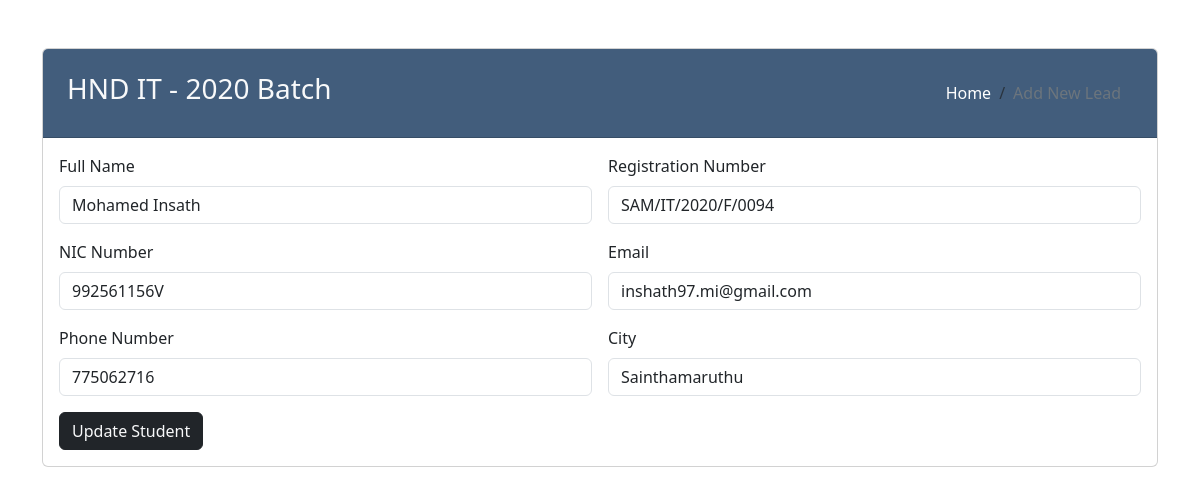
/backend/update_student.php?updateId=1, run on the app's committed database.
### tables this page shows
CREATE TABLE `student` (
  `Id` int(11) NOT NULL,
  `fullname` varchar(50) NOT NULL,
  `regnumber` varchar(100) NOT NULL,
  `nic` varchar(100) NOT NULL,
  `email` varchar(100) NOT NULL,
  `phonenumber` int(11) NOT NULL,
  `city` varchar(50) NOT NULL,
  `dateCreated` date NOT NULL
);

### backend/update_student.php (the view, shortened to what this page needs)
<?php
include("dbconnection.php");
?>
<!DOCTYPE html>
<html lang="en">
<head>
    <link href="https://cdn.jsdelivr.net/npm/bootstrap@5.3.0/dist/css/bootstrap.min.css" rel="stylesheet">
    <link href='https://unpkg.com/boxicons@2.1.4/css/boxicons.min.css' rel='stylesheet'>
    <link rel="stylesheet" href="https://cdn.jsdelivr.net/npm/sweetalert2@11.0.18/dist/sweetalert2.min.css">
</head>
<body>
    <div class="container mt-5">
        <div class="card">
            <div class="card-header">
                <div class="d-flex justify-content-between align-items-center">
                    <div class="p-2 h3 text-light">HND IT - 2020 Batch</div>
                    <div class="p-2">
                        <nav aria-label="breadcrumb" class="container-fluid mt-3 text-light">
                            <ol class="breadcrumb justify-content-end">
                                <li class="breadcrumb-item"><a href="../index.php">Home</a></li>
                                <li class="breadcrumb-item active text-secondary" aria-current="page">Add New Lead</li>
                            </ol>
                        </nav>
                    </div>
                </div>
            </div>
            <div class="card-body">
                <?php
                $uid = $_GET["updateId"];
                $select_qry = "SELECT * FROM `student` WHERE Id='$uid'";
                $select_result = mysqli_query($conn, $select_qry);
                $select_row_count = mysqli_num_rows($select_result);
                if ($select_row_count > 0) {
                    while ($row = mysqli_fetch_array($select_result)) {
                ?>
                        <form action="" method="post">
                            <div class="row g-3">
                                <div class="col-md-6">
                                    <label for="student_name" class="form-label">Full Name</label>
                                    <input type="text" class="form-control" name="fullname" value="<?php echo $row["fullname"]; ?>">
                                </div>
                                <div class="col-md-6">
                                    <label for="student_regnumber" class="form-label">Registration Number</label>
                                    <input type="text" class="form-control" name="regnumber" value="<?php echo $row["regnumber"]; ?>">
                                </div>
                                <div class="col-md-6">
                                    <label for="student_nic" class="form-label">NIC Number</label>
                                    <input type="text" class="form-control" name="nic" value="<?php echo $row["nic"]; ?>">
                                </div>
                                <div class="col-md-6">
                                    <label for="student_email" class="form-label">Email</label>
                                    <input type="email" class="form-control" name="gmail" value="<?php echo $row["email"]; ?>">
                                </div>
                                <div class="col-md-6">
                                    <label for="student_phone" class="form-label">Phone Number</label>
                                    <input type="text" class="form-control" name="phone_number" value="<?php echo $row["phonenumber"]; ?>">
                                </div>
                                <div class="col-md-6">
                                    <label for="student_city" class="form-label">City</label>
                                    <input type="text" class="form-control" name="city" value="<?php echo $row["city"]; ?>">
                                </div>
                            </div>
                            <div class="mt-3 gx-5">
                                <button type="submit" name="submit" class="btn btn-dark text-light">Update Student</button>
                            </div>
                        </form>
                <?php
                    }
                }
                ?>
            </div>
        </div>
</body>
</html>

### backend/update_student.php (style rules this page uses)
.card-header { background-color: #425D7C; }
.breadcrumb-item a { text-decoration: none; color: white; }
.breadcrumb-item.active { color: #495057; }

### data on the page
student: fullname "Mohamed Insath", regnumber "SAM/IT/2020/F/0094", nic "992561156V", gmail "inshath97.mi@gmail.com", phone_number "775062716", city "Sainthamaruthu"
